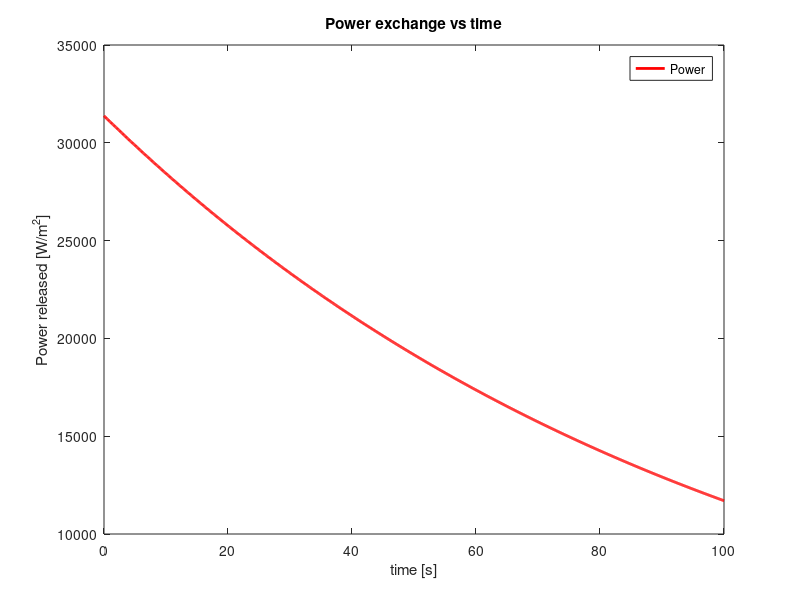

Source code (MATLAB):
% Datas from Laib_9_1_a

% Evaluate the time evolution of the exchanged power and the total energy transferred after 100 seconds.
% Assume the bar is made of steel with a thermal conductivity of 10 W/m/K.

% Laib 9, exercise 1 E
% Simone Canevarolo
% 23/12/2024
% S269893

clear all
close all
clc

ll = 10e-2; % length, m
alfa = 0.1e-4; % thermal diffusivity, m^2/s
tzero = 0; % time to begin, s
kk = 10; % W/m/K

T0 = 300; % temperature of both borders, K
tend = 100; % time to end, s

dt = 0.1; % time step, s
dx = 0.1e-2; % length step, m

T = @(x) T0+50*sin(pi*x/ll); % temperature function

xx = (0:dx:ll)';
Nx = length(xx);

aa = alfa*dt/dx^2; % coefficient

sup_diag = -aa*ones(Nx,1);
main_diag = (1+2*aa)*ones(Nx,1);
sub_diag = sup_diag;

Band = [[sup_diag(2:end);0], main_diag, [0;sub_diag(1:end-1)]];

AA = spdiags(Band,-1:1,Nx,Nx);

time = (tzero:dt:tend);

Eout = 0; % 

Tm = T(xx);
tt = tzero;

Qoutvett = zeros(length(time),1);

for ii = 1:length(time)

    tt = tt+dt;

    bb = Tm;

    AA(1,1) = 1;
    AA(1,2) = 0;
    bb(1) = T0;

    AA(end,end-1) = 0;
    AA(end,end) = 1;
    bb(end) = T0;

    TT = AA\bb;


    % There is no convection since the bar is laterally insulated.
    % There is no heat generation inside the bar, the power is produced by
    % conduction

    Qoutvett(ii) = abs(kk*(TT(2)-TT(1))/dx)+abs(kk*(TT(end-1)-TT(end))/dx);

    Eout = Eout + Qoutvett(ii)*dt;

    Tm = TT;

end

figure(1)
plot(time,Qoutvett,'r','LineWidth',2)
title('Power exchange vs time')
xlabel('time [s]')
ylabel('Power released [W/m^2]')
legend('Power','Location','best')

% print the final energy output value
Eout